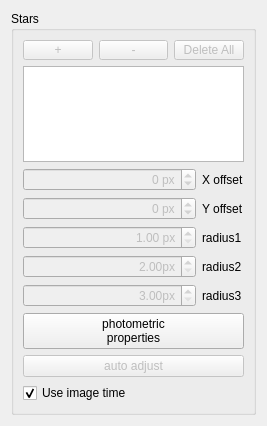
      <widget class="QWidget" name="page_curves">
       <property name="geometry">
        <rect>
         <x>-5</x>
         <y>0</y>
         <width>267</width>
         <height>426</height>
        </rect>
       </property>
       <attribute name="label">
        <string>Light curves</string>
       </attribute>
       <layout class="QVBoxLayout" name="verticalLayout_25">
        <item>
         <widget class="QGroupBox" name="starsGroupBox">
          <property name="enabled">
           <bool>true</bool>
          </property>
          <property name="sizePolicy">
           <sizepolicy hsizetype="Preferred" vsizetype="Preferred">
            <horstretch>0</horstretch>
            <verstretch>0</verstretch>
           </sizepolicy>
          </property>
          <property name="toolTip">
           <string>Use '+' to add a star.

Use '-' to remove the currently 
  selected star.

Use the Right Mouse Button to
  move the selected star

The checked stars will be used
 as reference for magnitude
 calculation.</string>
          </property>
          <property name="title">
           <string>Stars</string>
          </property>
          <layout class="QVBoxLayout" name="verticalLayout_21">
           <item>
            <layout class="QHBoxLayout" name="horizontalLayout_20">
             <item>
              <widget class="QPushButton" name="addStarPushButton">
               <property name="enabled">
                <bool>false</bool>
               </property>
               <property name="sizePolicy">
                <sizepolicy hsizetype="MinimumExpanding" vsizetype="Fixed">
                 <horstretch>0</horstretch>
                 <verstretch>0</verstretch>
                </sizepolicy>
               </property>
               <property name="minimumSize">
                <size>
                 <width>20</width>
                 <height>20</height>
                </size>
               </property>
               <property name="text">
                <string>+</string>
               </property>
              </widget>
             </item>
             <item>
              <widget class="QPushButton" name="removeStarPushButton">
               <property name="enabled">
                <bool>false</bool>
               </property>
               <property name="sizePolicy">
                <sizepolicy hsizetype="MinimumExpanding" vsizetype="Fixed">
                 <horstretch>0</horstretch>
                 <verstretch>0</verstretch>
                </sizepolicy>
               </property>
               <property name="minimumSize">
                <size>
                 <width>20</width>
                 <height>20</height>
                </size>
               </property>
               <property name="text">
                <string>-</string>
               </property>
              </widget>
             </item>
             <item>
              <widget class="QPushButton" name="starsDeleteAllPushButton">
               <property name="enabled">
                <bool>false</bool>
               </property>
               <property name="minimumSize">
                <size>
                 <width>20</width>
                 <height>20</height>
                </size>
               </property>
               <property name="text">
                <string>Delete All</string>
               </property>
              </widget>
             </item>
            </layout>
           </item>
           <item>
            <widget class="QListWidget" name="starsListWidget">
             <property name="enabled">
              <bool>true</bool>
             </property>
             <property name="minimumSize">
              <size>
               <width>0</width>
               <height>30</height>
              </size>
             </property>
            </widget>
           </item>
           <item>
            <layout class="QGridLayout" name="gridLayout_6">
             <item row="3" column="1">
              <widget class="QLabel" name="label_13">
               <property name="sizePolicy">
                <sizepolicy hsizetype="Minimum" vsizetype="Preferred">
                 <horstretch>0</horstretch>
                 <verstretch>0</verstretch>
                </sizepolicy>
               </property>
               <property name="text">
                <string>radius1</string>
               </property>
              </widget>
             </item>
             <item row="3" column="0">
              <widget class="QDoubleSpinBox" name="innerRadiusDoubleSpinBox">
               <property name="enabled">
                <bool>false</bool>
               </property>
               <property name="sizePolicy">
                <sizepolicy hsizetype="MinimumExpanding" vsizetype="Fixed">
                 <horstretch>0</horstretch>
                 <verstretch>0</verstretch>
                </sizepolicy>
               </property>
               <property name="alignment">
                <set>Qt::AlignRight|Qt::AlignTrailing|Qt::AlignVCenter</set>
               </property>
               <property name="suffix">
                <string> px</string>
               </property>
               <property name="minimum">
                <double>1.000000000000000</double>
               </property>
               <property name="maximum">
                <double>9999.000000000000000</double>
               </property>
               <property name="singleStep">
                <double>0.500000000000000</double>
               </property>
               <property name="value">
                <double>1.000000000000000</double>
               </property>
              </widget>
             </item>
             <item row="5" column="0">
              <widget class="QDoubleSpinBox" name="outerRadiusDoubleSpinBox">
               <property name="enabled">
                <bool>false</bool>
               </property>
               <property name="alignment">
                <set>Qt::AlignRight|Qt::AlignTrailing|Qt::AlignVCenter</set>
               </property>
               <property name="suffix">
                <string>px</string>
               </property>
               <property name="minimum">
                <double>3.000000000000000</double>
               </property>
               <property name="maximum">
                <double>9999.000000000000000</double>
               </property>
               <property name="singleStep">
                <double>0.500000000000000</double>
               </property>
              </widget>
             </item>
             <item row="2" column="1">
              <widget class="QLabel" name="label_12">
               <property name="enabled">
                <bool>true</bool>
               </property>
               <property name="sizePolicy">
                <sizepolicy hsizetype="Minimum" vsizetype="Preferred">
                 <horstretch>0</horstretch>
                 <verstretch>0</verstretch>
                </sizepolicy>
               </property>
               <property name="minimumSize">
                <size>
                 <width>0</width>
                 <height>0</height>
                </size>
               </property>
               <property name="text">
                <string>Y offset</string>
               </property>
              </widget>
             </item>
             <item row="4" column="0">
              <widget class="QDoubleSpinBox" name="middleRadiusDoubleSpinBox">
               <property name="enabled">
                <bool>false</bool>
               </property>
               <property name="sizePolicy">
                <sizepolicy hsizetype="MinimumExpanding" vsizetype="Fixed">
                 <horstretch>0</horstretch>
                 <verstretch>0</verstretch>
                </sizepolicy>
               </property>
               <property name="alignment">
                <set>Qt::AlignRight|Qt::AlignTrailing|Qt::AlignVCenter</set>
               </property>
               <property name="suffix">
                <string>px</string>
               </property>
               <property name="minimum">
                <double>2.000000000000000</double>
               </property>
               <property name="maximum">
                <double>9999.000000000000000</double>
               </property>
               <property name="singleStep">
                <double>0.500000000000000</double>
               </property>
               <property name="value">
                <double>2.000000000000000</double>
               </property>
              </widget>
             </item>
             <item row="5" column="1">
              <widget class="QLabel" name="label_30">
               <property name="text">
                <string>radius3</string>
               </property>
              </widget>
             </item>
             <item row="4" column="1">
              <widget class="QLabel" name="label_14">
               <property name="sizePolicy">
                <sizepolicy hsizetype="Minimum" vsizetype="Preferred">
                 <horstretch>0</horstretch>
                 <verstretch>0</verstretch>
                </sizepolicy>
               </property>
               <property name="text">
                <string>radius2</string>
               </property>
              </widget>
             </item>
             <item row="2" column="0">
              <widget class="QSpinBox" name="spinBoxYStar">
               <property name="enabled">
                <bool>false</bool>
               </property>
               <property name="sizePolicy">
                <sizepolicy hsizetype="MinimumExpanding" vsizetype="Fixed">
                 <horstretch>0</horstretch>
                 <verstretch>0</verstretch>
                </sizepolicy>
               </property>
               <property name="toolTip">
                <string>Shift align point on Y axis</string>
               </property>
               <property name="alignment">
                <set>Qt::AlignRight|Qt::AlignTrailing|Qt::AlignVCenter</set>
               </property>
               <property name="suffix">
                <string> px</string>
               </property>
               <property name="prefix">
                <string/>
               </property>
               <property name="minimum">
                <number>-9999999</number>
               </property>
               <property name="maximum">
                <number>9999999</number>
               </property>
              </widget>
             </item>
             <item row="1" column="0">
              <widget class="QSpinBox" name="spinBoxXStar">
               <property name="enabled">
                <bool>false</bool>
               </property>
               <property name="sizePolicy">
                <sizepolicy hsizetype="MinimumExpanding" vsizetype="Fixed">
                 <horstretch>0</horstretch>
                 <verstretch>0</verstretch>
                </sizepolicy>
               </property>
               <property name="toolTip">
                <string>Shift align point on X axis</string>
               </property>
               <property name="layoutDirection">
                <enum>Qt::LeftToRight</enum>
               </property>
               <property name="autoFillBackground">
                <bool>false</bool>
               </property>
               <property name="wrapping">
                <bool>false</bool>
               </property>
               <property name="alignment">
                <set>Qt::AlignRight|Qt::AlignTrailing|Qt::AlignVCenter</set>
               </property>
               <property name="correctionMode">
                <enum>QAbstractSpinBox::CorrectToPreviousValue</enum>
               </property>
               <property name="suffix">
                <string> px</string>
               </property>
               <property name="minimum">
                <number>-9999999</number>
               </property>
               <property name="maximum">
                <number>9999999</number>
               </property>
              </widget>
             </item>
             <item row="1" column="1">
              <widget class="QLabel" name="label_10">
               <property name="enabled">
                <bool>true</bool>
               </property>
               <property name="sizePolicy">
                <sizepolicy hsizetype="Minimum" vsizetype="Preferred">
                 <horstretch>0</horstretch>
                 <verstretch>0</verstretch>
                </sizepolicy>
               </property>
               <property name="minimumSize">
                <size>
                 <width>0</width>
                 <height>0</height>
                </size>
               </property>
               <property name="text">
                <string>X offset</string>
               </property>
              </widget>
             </item>
            </layout>
           </item>
           <item>
            <widget class="QPushButton" name="photoPropPushButton">
             <property name="text">
              <string>photometric
properties</string>
             </property>
            </widget>
           </item>
           <item>
            <widget class="QPushButton" name="fwhmAutoPushButton">
             <property name="enabled">
              <bool>false</bool>
             </property>
             <property name="text">
              <string>auto adjust</string>
             </property>
            </widget>
           </item>
           <item>
            <widget class="QCheckBox" name="imageDateCheckBox">
             <property name="text">
              <string>Use image time</string>
             </property>
             <property name="checked">
              <bool>true</bool>
             </property>
            </widget>
           </item>
          </layout>
         </widget>
        </item>
       </layout>
      </widget>
